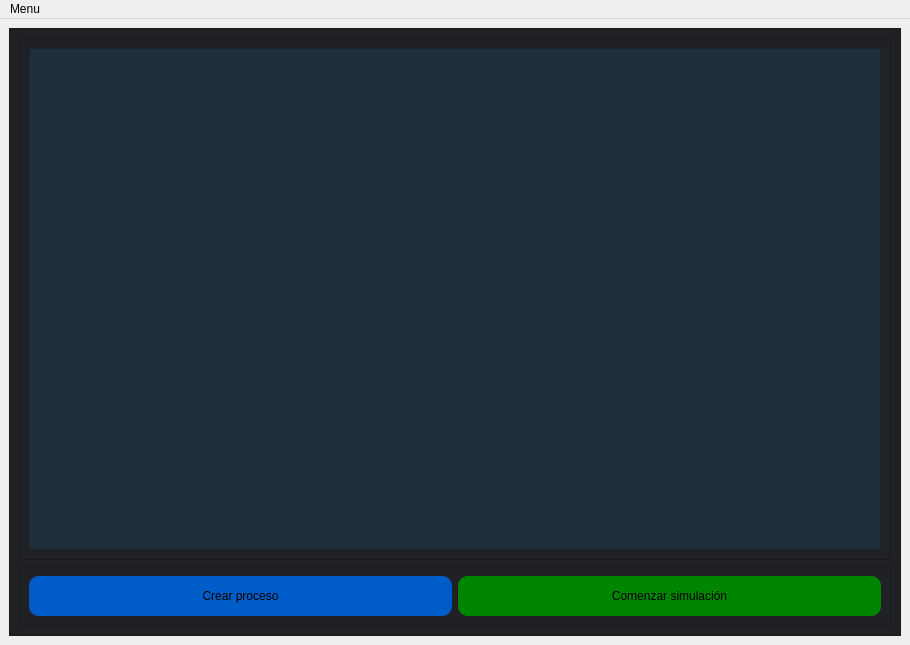
<?xml version="1.0" encoding="UTF-8"?>
<ui version="4.0">
 <class>PaginaPrincipal</class>
 <widget class="QMainWindow" name="PaginaPrincipal">
  <property name="geometry">
   <rect>
    <x>0</x>
    <y>0</y>
    <width>910</width>
    <height>645</height>
   </rect>
  </property>
  <property name="windowTitle">
   <string>Algoritmoinador de planificacion</string>
  </property>
  <widget class="QWidget" name="centralwidget">
   <layout class="QVBoxLayout" name="verticalLayout">
    <item>
     <widget class="QFrame" name="frame">
      <property name="styleSheet">
       <string notr="true">background-color: rgb(32, 33, 36);</string>
      </property>
      <property name="frameShape">
       <enum>QFrame::StyledPanel</enum>
      </property>
      <property name="frameShadow">
       <enum>QFrame::Raised</enum>
      </property>
      <layout class="QVBoxLayout" name="verticalLayout_2">
       <item>
        <widget class="QFrame" name="frame_2">
         <property name="minimumSize">
          <size>
           <width>600</width>
           <height>500</height>
          </size>
         </property>
         <property name="frameShape">
          <enum>QFrame::StyledPanel</enum>
         </property>
         <property name="frameShadow">
          <enum>QFrame::Raised</enum>
         </property>
         <layout class="QHBoxLayout" name="horizontalLayout_2">
          <item>
           <widget class="QTableWidget" name="tableWidget">
            <property name="styleSheet">
             <string notr="true">background-color:  #212f3c ;
</string>
            </property>
           </widget>
          </item>
         </layout>
        </widget>
       </item>
       <item>
        <widget class="QFrame" name="frame_3">
         <property name="maximumSize">
          <size>
           <width>99999</width>
           <height>80</height>
          </size>
         </property>
         <property name="frameShape">
          <enum>QFrame::StyledPanel</enum>
         </property>
         <property name="frameShadow">
          <enum>QFrame::Raised</enum>
         </property>
         <layout class="QHBoxLayout" name="horizontalLayout">
          <item>
           <widget class="QPushButton" name="crearButton">
            <property name="minimumSize">
             <size>
              <width>280</width>
              <height>40</height>
             </size>
            </property>
            <property name="cursor">
             <cursorShape>PointingHandCursor</cursorShape>
            </property>
            <property name="styleSheet">
             <string notr="true">background-color: rgb(0, 92, 200);
border-radius: 10px;
font: 75 14pt &quot;Tahoma, sans-serif&quot;;</string>
            </property>
            <property name="text">
             <string>Crear proceso</string>
            </property>
           </widget>
          </item>
          <item>
           <widget class="QPushButton" name="comenzarButton">
            <property name="minimumSize">
             <size>
              <width>280</width>
              <height>40</height>
             </size>
            </property>
            <property name="cursor">
             <cursorShape>PointingHandCursor</cursorShape>
            </property>
            <property name="styleSheet">
             <string notr="true">background-color: rgb(0, 133, 0);
border-radius: 10px;
font: 75 14pt &quot;Tahoma, sans-serif&quot;;</string>
            </property>
            <property name="text">
             <string>Comenzar simulación</string>
            </property>
           </widget>
          </item>
         </layout>
        </widget>
       </item>
      </layout>
     </widget>
    </item>
   </layout>
  </widget>
  <widget class="QMenuBar" name="menubar">
   <property name="geometry">
    <rect>
     <x>0</x>
     <y>0</y>
     <width>910</width>
     <height>21</height>
    </rect>
   </property>
   <widget class="QMenu" name="menuMenu">
    <property name="title">
     <string>Menu</string>
    </property>
    <addaction name="actionAbrir"/>
    <addaction name="actionGuardar"/>
    <addaction name="separator"/>
    <addaction name="actionAcerca_de"/>
   </widget>
   <addaction name="menuMenu"/>
  </widget>
  <action name="actionAbrir">
   <property name="text">
    <string>Abrir</string>
   </property>
  </action>
  <action name="actionGuardar">
   <property name="text">
    <string>Guardar</string>
   </property>
  </action>
  <action name="actionAcerca_de">
   <property name="text">
    <string>Acerca de...</string>
   </property>
  </action>
 </widget>
 <resources/>
 <connections/>
</ui>
